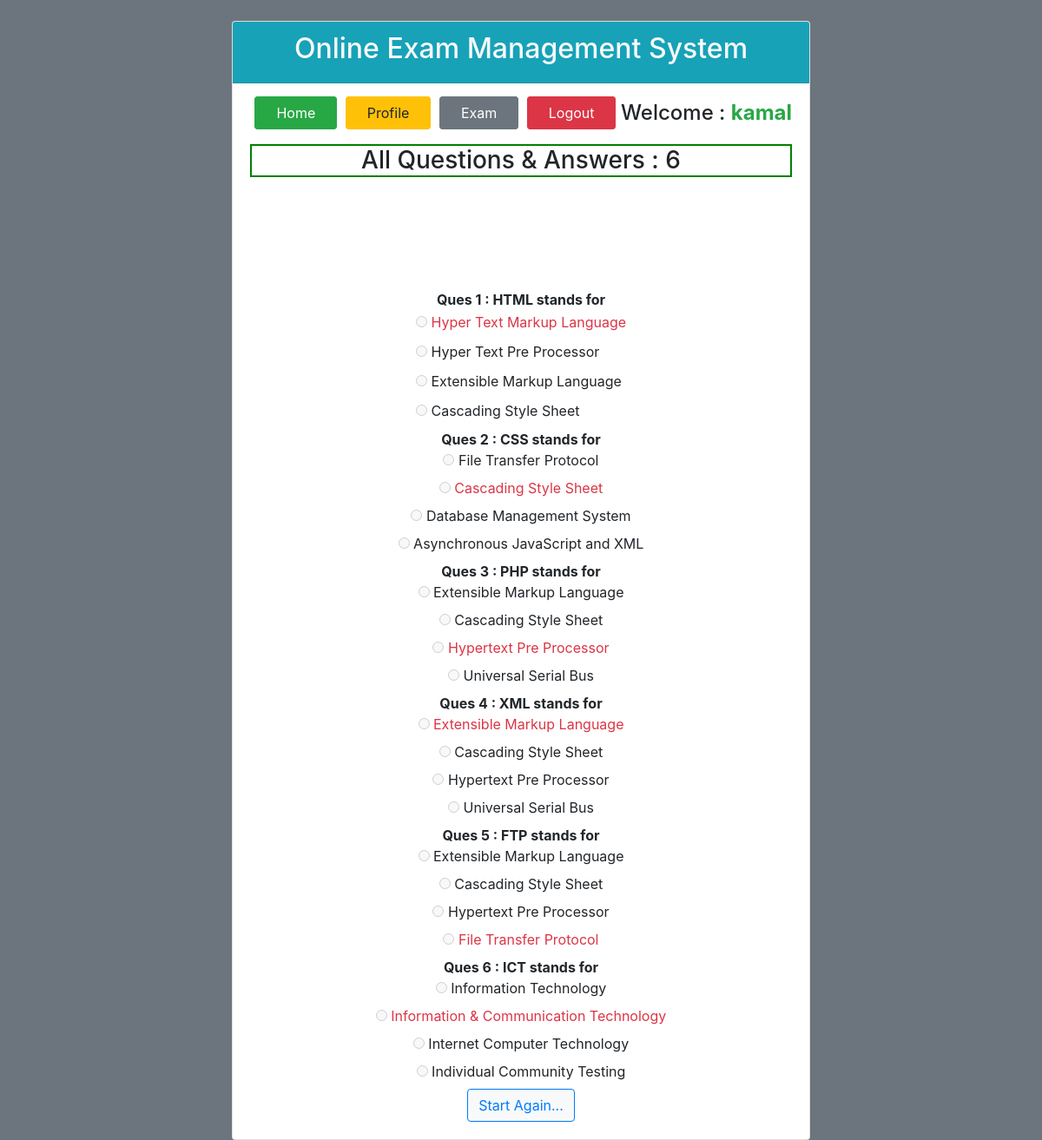
Page /viewans.php (signed in) on the committed database.
### tables this page shows
CREATE TABLE `tbl_ques` (
  `id` int(11) NOT NULL,
  `quesNo` int(11) NOT NULL,
  `ques` text NOT NULL
);

CREATE TABLE `tbl_ans` (
  `id` int(11) NOT NULL,
  `quesNo` int(11) NOT NULL,
  `rightAns` int(11) NOT NULL DEFAULT '0',
  `ques` text NOT NULL
);

### database.php (called while the page is built, shortened)
<?php
class Database
{
	public $host   = DB_HOST;
	public $user   = DB_USER;
	public $pass   = DB_PASS;
	public $dbname = DB_NAME;
	public $link;
	private function connectDB(){
		$this->link = new mysqli($this->host,$this->user,$this->pass,$this->dbname);
	}
	public function select($query){
		$result = $this->link->query($query) or die($this->link->error.__LINE__);
		if ($result->num_rows > 0) {
			return $result;
		}else{
			return false;
		}
	}
}
?>

### TestProcess.php (called while the page is built, shortened)
<?php
 require_once 'database.php';
	class Exam
	{
		public $db;
		function __construct()
		{
			$this->db = new Database();
		}
		public function getTotalRows(){
			$query = "SELECT * FROM tbl_ques";
			$data  = $this->db->select($query);
			return $total = $data->num_rows;
		}
		public function getQuestions(){
			$query = "SELECT * FROM tbl_ques";
			$data  = $this->db->select($query);
			return $data;
		}
		public function getAnsByNum($number){
			$query = "SELECT * FROM tbl_ans WHERE quesNo = '$number'";
			$data  = $this->db->select($query);
			return $data;
		}
	}
?>

### viewans.php (the view, shortened to what this page needs)
 <?php
  require_once 'TestProcess.php';
  $exam = new Exam();
?>
<!DOCTYPE html>
<html lang="en">
<head>
  <link rel="stylesheet" href="https://maxcdn.bootstrapcdn.com/bootstrap/4.3.1/css/bootstrap.min.css">
  <link rel="stylesheet" href="https://use.fontawesome.com/releases/v5.6.3/css/all.css"></head>
<body class="bg-secondary">
  <div class="container mt-4" align="center">
    <div class="card" style="width: 60%">
      <div class="card-header text-light text-center bg-info">
      	<h2>Online Exam Management System</h2>
      </div>
      <div class="card-body">
      	<?php
      			$total = $exam->getTotalRows();
      	?>
      		<?php require_once 'uhead.php';?>
            <h3 style="border:2px solid green">All Questions & Answers : <?php echo $total;?></h3>
          	<table>
          		<?php
          			$data = $exam->getQuestions();
          			foreach($data as $value){?>
          		<tr>
          			<td style="margin-bottom: 100px" align="center"><strong>Ques <?php echo $value['quesNo'];?> : <?php echo $value['ques'];?></strong></td>
          		</tr><br>
              <?php
                $number = $value['quesNo'];
                $ans = $exam->getAnsByNum($number);
                foreach ($ans as $val) {  ?>
          		<tr class="justify-content-left">
          			<td><label><input type="radio" disabled>
                  <?php
                    if($val['rightAns']=='1'){
                      echo "<span class='text-danger'>".$val['ques']."</span>";
                    }else{
                      echo $val['ques'];
                    }
                  ?>
                  </label>
                </td>
          		</tr><br><?php } ?>
          	</table>
          	<?php } ?>
          	<a href="test.php" class="btn btn-light text-primary"style="border:1px solid #007bff">Start Again...</a>
      </div>
    </div>
  </div>
</body>
</html>

### rows in the picture
tbl_ques: quesNo "1", ques "HTML stands for"
tbl_ans: ques "Hyper Text Markup Language"
tbl_ans: ques "Hyper Text Pre Processor"
tbl_ans: ques "Extensible Markup Language"
tbl_ans: ques "Cascading Style Sheet"
tbl_ques: quesNo "2", ques "CSS stands for"
tbl_ans: ques "File Transfer Protocol"
tbl_ans: ques "Cascading Style Sheet"
tbl_ans: ques "Database Management System"
tbl_ans: ques "Asynchronous JavaScript and XML"
tbl_ques: quesNo "3", ques "PHP stands for"
tbl_ans: ques "Extensible Markup Language"
tbl_ans: ques "Cascading Style Sheet"
tbl_ans: ques "Hypertext Pre Processor"
tbl_ans: ques "Universal Serial Bus"
tbl_ques: quesNo "4", ques "XML stands for"
tbl_ans: ques "Extensible Markup Language"
tbl_ans: ques "Cascading Style Sheet"
tbl_ans: ques "Hypertext Pre Processor"
tbl_ans: ques "Universal Serial Bus"
tbl_ques: quesNo "5", ques "FTP stands for"
tbl_ans: ques "Extensible Markup Language"
tbl_ans: ques "Cascading Style Sheet"
tbl_ans: ques "Hypertext Pre Processor"
tbl_ans: ques "File Transfer Protocol"
tbl_ques: quesNo "6", ques "ICT stands for"
tbl_ans: ques "Information Technology"
tbl_ans: ques "Information & Communication Technology"
tbl_ans: ques "Internet Computer Technology"
tbl_ans: ques "Individual Community Testing"

### other values in the picture
$username "kamal"
$total "6"
